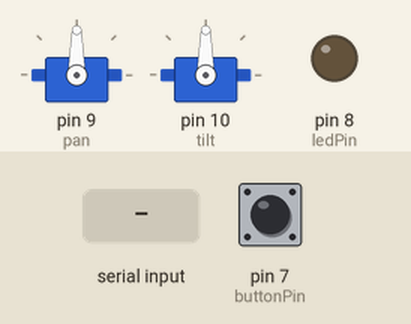
Simulated run of this sketch. Board: Arduino Uno, built with avr-gcc and run on an emulated ATmega328P. Shown: 2 × servo, output pins drawn as LEDs (lit = HIGH). The inputs (shaded band) are chosen by the test bench; at power-on: pin 7 (buttonPin) LOW.

Above: at 1.2 s.
1.3 s: pin 7 (buttonPin) pulled HIGH for 0.15 s
At 2.5 s:
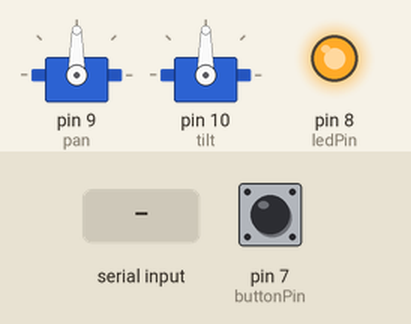
2.9 s: "X:1\n" received over Serial
At 3.3 s:
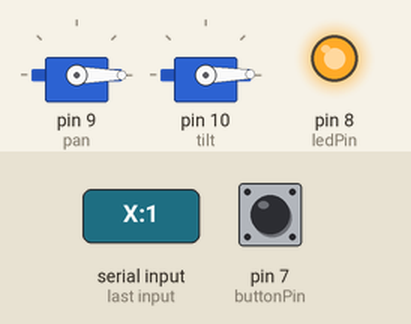
4.4 s: "X:150\n" received over Serial
At 5.6 s:
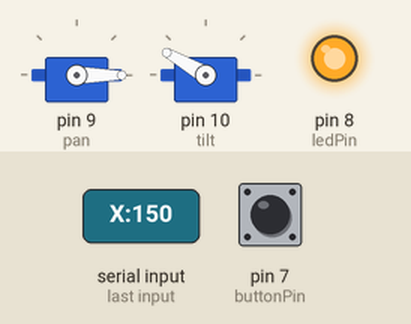
5.9 s: pin 7 (buttonPin) pulled HIGH for 1 s
At 7.4 s:
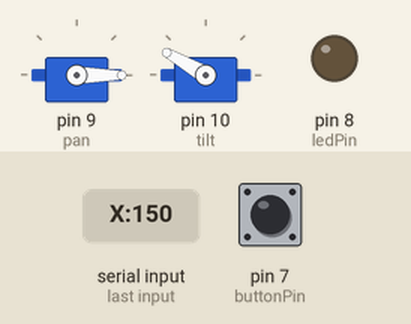
8.4 s: "Y:1\n" received over Serial
At 8.8 s:
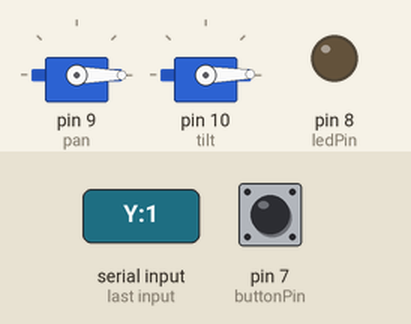
9.9 s: "90:45\n" received over Serial
At 11.1 s:
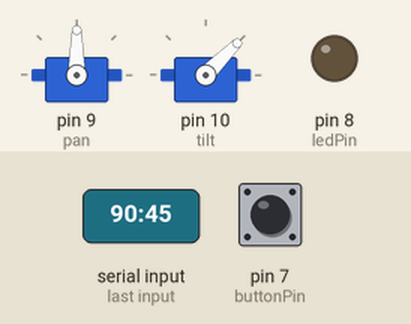
Timing chart, 0 to 12.4 s (numbered marks = the images above; inputs shaded):
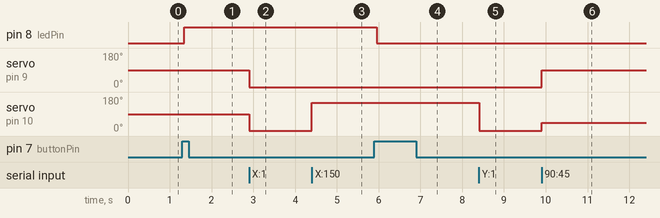

The sketch:

arduinoCVT.ino
```cpp
// Servo - Version: Latest
#include <Servo.h>

Servo pan;
Servo tilt;
String inputString;
int ledState = LOW;
int buttonState;
int lastButtonState = LOW;
const int buttonPin = 7;
const int ledPin = 8;
unsigned long lastDebounceTime = 0;
unsigned long debounceDelay = 50;

void setup() {
  pan.attach(9);
  tilt.attach(10);
  pinMode(ledPin, OUTPUT);
  pinMode(buttonPin, INPUT);
  digitalWrite(ledPin, ledState);

  //init to 90
  pan.write(90);
  tilt.write(90);

  //serial stuff
  Serial.begin(115200);
  Serial.setTimeout(3);
  inputString.reserve(200);
}

void serialEvent() {
  inputString = Serial.readString();

  pan.write(parseDataX(inputString));
  tilt.write(parseDataY(inputString));
}

int parseDataX(String data){
  data.remove(data.indexOf(":"));
  data.remove(data.indexOf("X"), 1);

  return data.toInt();
}

int parseDataY(String data){
  data.remove(0,data.indexOf(":") + 1);
  data.remove(data.indexOf("Y"), 1);

  return data.toInt();
}

void loop() {
  // read the state of the switch into a local variable:
  int reading = digitalRead(buttonPin);

  // check to see if you just pressed the button
  // (i.e. the input went from LOW to HIGH), and you've waited long enough
  // since the last press to ignore any noise:

  // If the switch changed, due to noise or pressing:
  if (reading != lastButtonState) {
    // reset the debouncing timer
    lastDebounceTime = millis();
  }

  if ((millis() - lastDebounceTime) > debounceDelay) {
    // whatever the reading is at, it's been there for longer than the debounce
    // delay, so take it as the actual current state:

    // if the button state has changed:
    if (reading != buttonState) {
      buttonState = reading;

      // only toggle the LED if the new button state is HIGH
      if (buttonState == HIGH) {
        ledState = !ledState;
      }
    }
  }

  // set the LED:
  digitalWrite(ledPin, ledState);

  // save the reading. Next time through the loop, it'll be the lastButtonState:
  lastButtonState = reading;
}
```

Measured:
- after the input at 1.3 s, pin 8 (ledPin): LOW → HIGH after 0.05 s
- after the input at 2.9 s, servo on pin 9 (pan): 90° → 0° at once; servo on pin 10 (tilt): 90° → 1° at once
- after the input at 4.4 s, servo on pin 10 (tilt): 1° → 150° at once
- after the input at 5.9 s, pin 8 (ledPin): HIGH → LOW after 0.05 s
- after the input at 8.4 s, servo on pin 10 (tilt): 150° → 1° at once
- after the input at 9.9 s, servo on pin 9 (pan): 0° → 90° at once; servo on pin 10 (tilt): 1° → 45° at once
